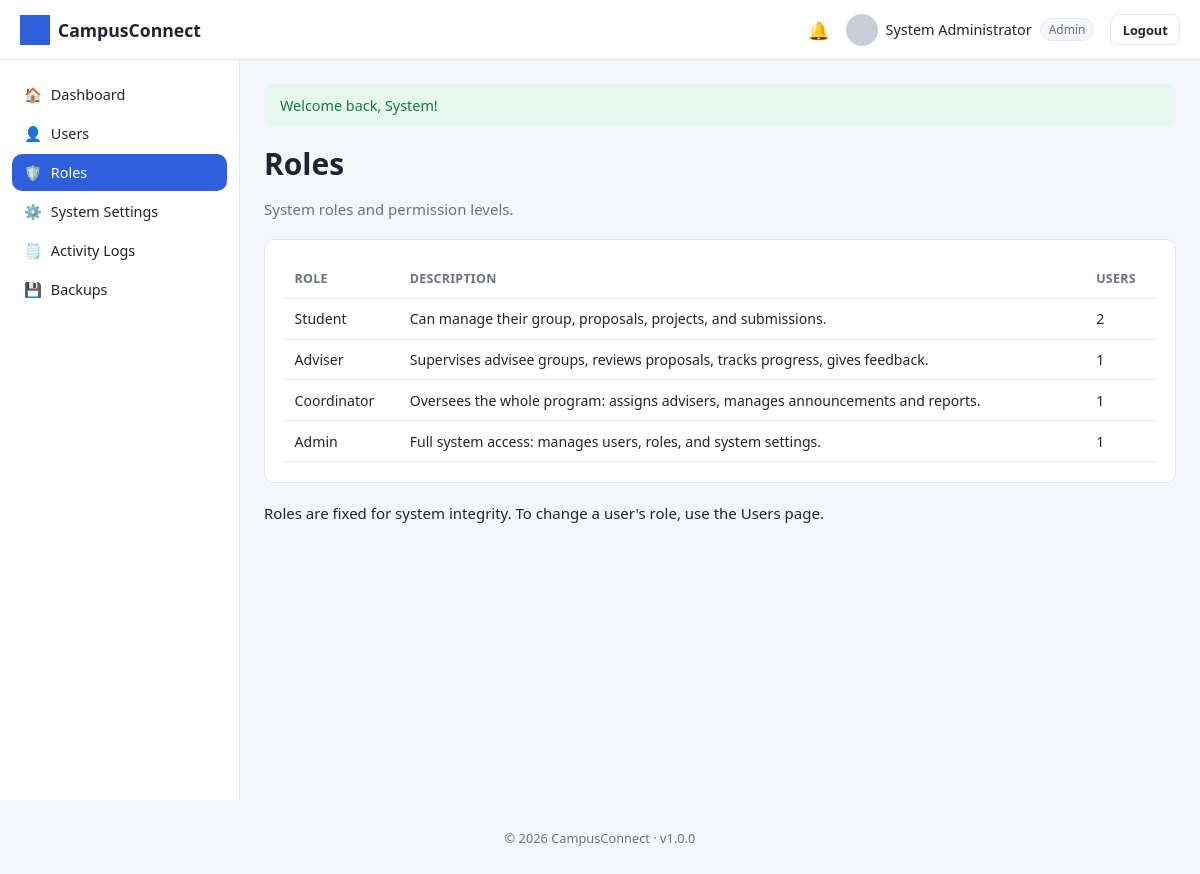
Page /admin/roles.php (signed in) on the committed database.
### tables this page shows
CREATE TABLE users (
    user_id INT AUTO_INCREMENT PRIMARY KEY,
    role_id INT NOT NULL,
    id_number VARCHAR(50) UNIQUE,
    first_name VARCHAR(100) NOT NULL,
    last_name VARCHAR(100) NOT NULL,
    email VARCHAR(150) NOT NULL UNIQUE,
    password_hash VARCHAR(255) NOT NULL,
    program VARCHAR(150) DEFAULT NULL,
    department VARCHAR(150) DEFAULT NULL,
    profile_photo VARCHAR(255) DEFAULT 'default-profile.png',
    contact_number VARCHAR(30) DEFAULT NULL,
    status ENUM('active','inactive','suspended') DEFAULT 'active',
    remember_token VARCHAR(255) DEFAULT NULL,
    reset_token VARCHAR(255) DEFAULT NULL,
    reset_token_expires DATETIME DEFAULT NULL,
    created_at TIMESTAMP DEFAULT CURRENT_TIMESTAMP,
    updated_at TIMESTAMP DEFAULT CURRENT_TIMESTAMP ON UPDATE CURRENT_TIMESTAMP,
    FOREIGN KEY (role_id) REFERENCES roles(role_id)
);

CREATE TABLE roles (
    role_id INT AUTO_INCREMENT PRIMARY KEY,
    role_name VARCHAR(50) NOT NULL UNIQUE   
);

### includes/functions.php (called while the page is built, shortened)
<?php
function e(?string $value): string
{
    return htmlspecialchars($value ?? '', ENT_QUOTES, 'UTF-8');
}
function isLoggedIn(): bool
{
    return !empty($_SESSION['user_id']);
}
function currentRoleId(): ?int
{
    return $_SESSION['role_id'] ?? null;
}
function currentRoleName(): ?string
{
    $roleId = currentRoleId();
    return $roleId ? (ROLE_NAMES[$roleId] ?? null) : null;
}
function currentUser(): ?array
{
    $stmt = getDB()->prepare('SELECT * FROM users WHERE user_id = ? LIMIT 1');
    $stmt->execute([$_SESSION['user_id']]);
    $user = $stmt->fetch() ?: null;
    return $user;
}

### config/database.php (called while the page is built, shortened)
<?php
function getDB(): PDO
{
    static $pdo = null;
    if ($pdo === null) {
        $dsn = 'mysql:host=' . DB_HOST . ';dbname=' . DB_NAME . ';charset=' . DB_CHARSET;
        $options = [
            PDO::ATTR_ERRMODE            => PDO::ERRMODE_EXCEPTION,
            PDO::ATTR_DEFAULT_FETCH_MODE => PDO::FETCH_ASSOC,
            PDO::ATTR_EMULATE_PREPARES   => false,
        ];
        try {
            $pdo = new PDO($dsn, DB_USER, DB_PASS, $options);
        } catch (PDOException $e) {
            error_log('Database connection failed: ' . $e->getMessage());
            die('Database connection failed. Please try again later or contact the administrator.');
        }
    }
    return $pdo;
}

### admin/roles.php (the view, shortened to what this page needs)
<?php
require_once __DIR__ . '/../config/database.php';
require_once __DIR__ . '/../includes/functions.php';
$db = getDB();
$roles = $db->query('SELECT r.*, (SELECT COUNT(*) FROM users u WHERE u.role_id = r.role_id) AS user_count
    FROM roles r ORDER BY r.role_id')->fetchAll();
include __DIR__ . '/../includes/header.php';
?>
<div class="page-header"><div><h1>Roles</h1><p>System roles and permission levels.</p></div></div>
<div class="card">
    <table>
        <thead><tr><th>Role</th><th>Description</th><th>Users</th></tr></thead>
        <tbody>
        <?php
        $descriptions = [
            'student'     => 'Can manage their group, proposals, projects, and submissions.',
            'adviser'     => 'Supervises advisee groups, reviews proposals, tracks progress, gives feedback.',
            'coordinator' => 'Oversees the whole program: assigns advisers, manages announcements and reports.',
            'admin'       => 'Full system access: manages users, roles, and system settings.',
        ];
        foreach ($roles as $r): ?>
        <tr>
            <td><?= e(ucfirst($r['role_name'])) ?></td>
            <td><?= e($descriptions[$r['role_name']] ?? '') ?></td>
            <td><?= (int)$r['user_count'] ?></td>
        </tr>
        <?php endforeach; ?>
        </tbody>
    </table>
</div>
<p class="stat-label">Roles are fixed for system integrity. To change a user's role, use the Users page.</p>
<?php include __DIR__ . '/../includes/footer.php'; ?>

### includes/navbar.php (shortened to what this page needs)
<?php
$navUser = currentUser();
$unread  = $navUser ? unreadNotificationCount((int) $navUser['user_id']) : 0;
$roleName = currentRoleName();
?>
<header class="navbar">
    <div class="navbar-brand">
        <img src="<?= BASE_URL ?>/assets/images/logo.png" alt="<?= e(APP_NAME) ?>" class="navbar-logo">
        <span><?= e(APP_NAME) ?></span>
    </div>
    <div class="navbar-right">
        <a class="navbar-icon" href="<?= BASE_URL ?>/<?= e($roleName) ?>/notifications<?= $roleName === 'student' ? '/index.php' : '.php' ?>" title="Notifications">
            🔔<?php if ($unread > 0): ?><span class="badge-dot"><?= $unread ?></span><?php endif; ?>
        </a>
        <div class="navbar-user">
            <img src="<?= BASE_URL ?>/assets/images/<?= e($navUser['profile_photo'] ?? 'default-profile.png') ?>" class="navbar-avatar" alt="Profile">
            <span><?= e(($navUser['first_name'] ?? '') . ' ' . ($navUser['last_name'] ?? '')) ?></span>
            <span class="role-tag"><?= e(ucfirst($roleName ?? '')) ?></span>
        </div>
        <a class="btn btn-sm btn-outline" href="<?= BASE_URL ?>/logout.php">Logout</a>
    </div>
</header>

### assets/css/style.css (style rules this page uses)
:root { --primary: #2f5fdd; --primary-dark: #23439e; --success: #1fa971; --danger: #e0413a; --warning: #e0a13a; --info: #3aa9e0; --secondary: #6b7280; --bg: #f4f6fb; --card-bg: #ffffff; --border: #e3e7ef; --text: #1f2430; --text-muted: #6b7280; --sidebar-width: 240px; --navbar-height: 60px; --radius: 10px; }
* { box-sizing: border-box; }
body { margin: 0; font-family: 'Segoe UI', Roboto, Helvetica, Arial, sans-serif; background: var(--bg); color: var(--text); font-size: 15px; }
a { color: var(--primary); text-decoration: none; }
h1, h2, h3, h4 { margin: 0 0 .5em; font-weight: 600; }
.app-shell { padding-top: var(--navbar-height); }
.navbar { position: fixed; top: 0; left: 0; right: 0; height: var(--navbar-height); background: var(--card-bg); border-bottom: 1px solid var(--border); display: flex; align-items: center; justify-content: space-between; padding: 0 1.25rem; z-index: 100; }
.navbar-brand { display: flex; align-items: center; gap: .5rem; font-weight: 700; font-size: 1.1rem; }
.navbar-logo { height: 30px; width: 30px; object-fit: contain; }
.navbar-right { display: flex; align-items: center; gap: 1rem; }
.navbar-icon { position: relative; font-size: 1.1rem; }
.navbar-user { display: flex; align-items: center; gap: .5rem; font-size: .9rem; }
.navbar-avatar { width: 32px; height: 32px; border-radius: 50%; object-fit: cover; }
.role-tag { background: var(--bg); border: 1px solid var(--border); border-radius: 20px; padding: 2px 8px; font-size: .75rem; color: var(--text-muted); }
.btn { display: inline-block; padding: .6rem 1.1rem; border-radius: 8px; border: 1px solid transparent; font-size: .9rem; font-weight: 600; cursor: pointer; text-align: center; }
.btn-sm { padding: .35rem .7rem; font-size: .8rem; }
.btn-outline { background: transparent; border-color: var(--border); color: var(--text); }
.card { background: var(--card-bg); border: 1px solid var(--border); border-radius: var(--radius); padding: 1.25rem; margin-bottom: 1.25rem; }
table { width: 100%; border-collapse: collapse; font-size: .88rem; }
th, td { text-align: left; padding: .65rem .6rem; border-bottom: 1px solid var(--border); }
th { color: var(--text-muted); font-weight: 600; font-size: .78rem; text-transform: uppercase; letter-spacing: .02em; }
.page-header { display: flex; align-items: center; justify-content: space-between; margin-bottom: 1.25rem; flex-wrap: wrap; gap: .75rem; }
.page-header p { color: var(--text-muted); margin: .2rem 0 0; }

### rows in the picture
users: profile_photo (placeholder picture), first_name+last_name "System Administrator"
roles: role_name "Student", role_name "Can manage their group, proposals, projects, and submissions.", user_count "2"
roles: role_name "Adviser", role_name "Supervises advisee groups, reviews proposals, tracks progress, gives feedback.", user_count "1"
roles: role_name "Coordinator", role_name "Oversees the whole program: assigns advisers, manages announcements and reports.", user_count "1"
roles: role_name "Admin", role_name "Full system access: manages users, roles, and system settings.", user_count "1"

### other values in the picture
APP_NAME "CampusConnect"
$roleName "Admin"
$icon "🏠"
$label "Dashboard"
$icon "👤"
$label "Users"
$icon "🛡️"
$label "Roles"
$icon "⚙️"
$label "System Settings"
$icon "🗒️"
$label "Activity Logs"
$icon "💾"
$label "Backups"
$f['message'] "Welcome back, System!"
